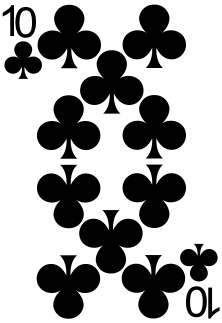
#> input picture cards/_src/10_of_clubs.png, 222 x 323 px, given in place of 7_of_spades.png, which was not available
$ python _convert.py
#> lines starting #> are read from the running program, lines starting #| are printed output that depends on the picture; pictures that were not available may be replaced by others from this repository, and a replacement may not be noted
"""
PNG -> TGA card conversion for WHEREDNGN.

Source: hayeah/playing-cards-assets (PNG, ~222x323).
Target: 128x192 TGA RGBA, written to cards/.

Naming output: <rank><suit>.tga where rank is one of 7,8,9,T,J,Q,K,A and
suit is one of S,H,D,C. Plus back.tga.  This matches the addon's internal
card-id convention (e.g. "AS" = Ace of Spades).
"""
import os
from PIL import Image

SRC_DIR = os.path.join(os.path.dirname(os.path.abspath(__file__)), "_src")
DST_DIR = os.path.dirname(os.path.abspath(__file__))

RANK_NAME = {
    "7": "7", "8": "8", "9": "9", "T": "10",
    "J": "jack", "Q": "queen", "K": "king", "A": "ace",
}
SUIT_NAME = {"S": "spades", "H": "hearts", "D": "diamonds", "C": "clubs"}

TARGET_SIZE = (128, 192)
# How much transparent margin to leave around each card so the rounded
# corners don't clip against the rectangular UI backdrop. ~4px on each
# side leaves the card image at roughly 120x180.
PADDING = 4


def convert(src_path, dst_path):
#> called with src_path = 'cards/_src/7_of_spades.png', dst_path = 'cards/7S.tga'
    img = Image.open(src_path).convert("RGBA")
#> img is the input picture: PIL image 222x323 RGBA; mean R, G, B, A 0, 0, 0, 90.6
    # Preserve the source aspect ratio. Fit into (TARGET - 2*PADDING),
    # then center-paste onto a transparent TARGET-sized canvas.
    inner_w = TARGET_SIZE[0] - 2 * PADDING
    inner_h = TARGET_SIZE[1] - 2 * PADDING
    src_w, src_h = img.size
#> src_w = 222; src_h = 323
    scale = min(inner_w / src_w, inner_h / src_h)
#> scale = 0.541
    new_w, new_h = int(round(src_w * scale)), int(round(src_h * scale))
#> new_w = 120; new_h = 175
    resized = img.resize((new_w, new_h), Image.LANCZOS)
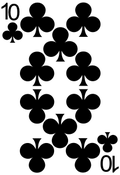
#> resized: PIL image 120x175 RGBA; mean R, G, B, A 0, 0, 0, 90.5; transparent parts drawn white
    canvas = Image.new("RGBA", TARGET_SIZE, (0, 0, 0, 0))
#> canvas: PIL image 128x192 RGBA; every value is 0
    canvas.paste(
        resized,
        ((TARGET_SIZE[0] - new_w) // 2, (TARGET_SIZE[1] - new_h) // 2),
        resized,
    )
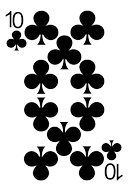
#> canvas: PIL image 128x192 RGBA; mean R, G, B, A 0, 0, 0, 73.3; transparent parts drawn white
    # WoW TGA loader handles 32-bit RGBA uncompressed cleanly. RLE
    # compression sometimes confuses older parsers; play it safe.
    canvas.save(dst_path, format="TGA", compression=None)


def main():
    converted = 0
    for r, rname in RANK_NAME.items():
        for s, sname in SUIT_NAME.items():
            src = os.path.join(SRC_DIR, f"{rname}_of_{sname}.png")
            dst = os.path.join(DST_DIR, f"{r}{s}.tga")
            convert(src, dst)
            converted += 1
    # Card back.
    convert(
        os.path.join(SRC_DIR, "back.png"),
        os.path.join(DST_DIR, "back.tga"),
    )
    converted += 1
    print(f"Converted {converted} files to {DST_DIR}")


if __name__ == "__main__":
#> (the run stopped early here; a loop or call above may not have finished)

$ run again, on cards/_src/10_of_diamonds.png
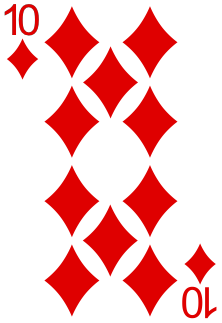
#> input picture cards/_src/10_of_diamonds.png, 222 x 323 px, given in place of 7_of_spades.png, which was not available
#> in convert, img is the input picture: PIL image 222x323 RGBA; mean R, G, B, A 60.2, 0, 0, 63.8
#> in convert, `resized = img.resize((new_w, new_h), Image.LANCZOS)`:
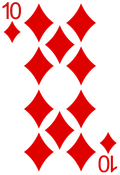
#> resized: PIL image 120x175 RGBA; mean R, G, B, A 79.7, 0, 0, 63.8; transparent parts drawn white
#> in convert, `canvas.paste( resized, ((TARGET_SIZE[0] - new_w) // 2, (TARGET_SIZE[1]..`:
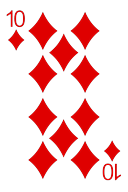
#> canvas: PIL image 128x192 RGBA; mean R, G, B, A 48, 0, 0, 51.9; transparent parts drawn white
